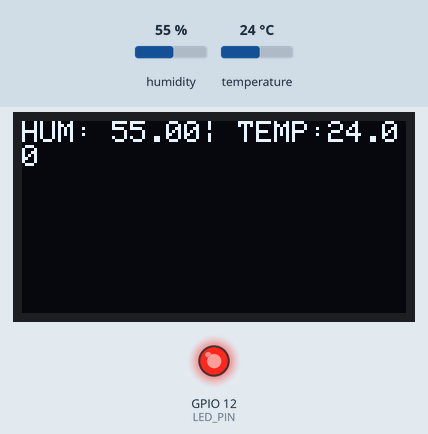
Simulated run of this program. Board: ESP32. On the bench: 128×64 one-colour display, output pins drawn as LEDs (lit = HIGH). The test bench sets the inputs (shaded band); at power-on: temperature 24 °C, humidity 55 %.

Above: at 2.8 s.
2.9 s: temperature set to 20.5 °C
At 4.6 s:
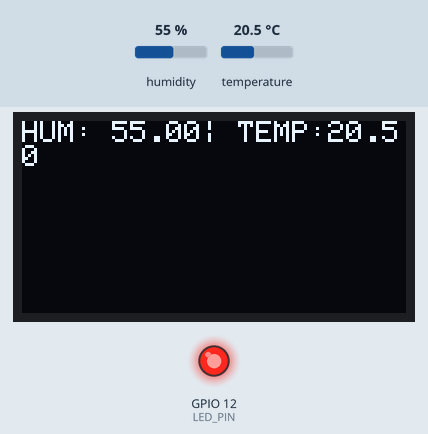
5.6 s: temperature set to 19.6 °C
At 6.7 s:
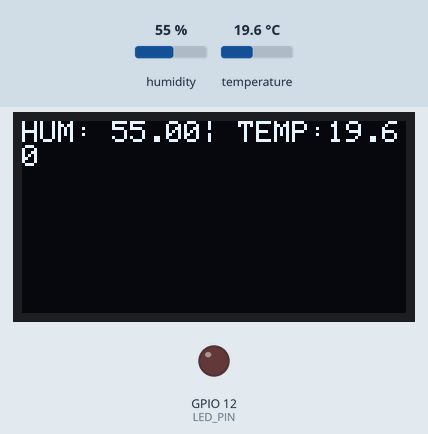
8.3 s: humidity set to 22 %
At 10.8 s:
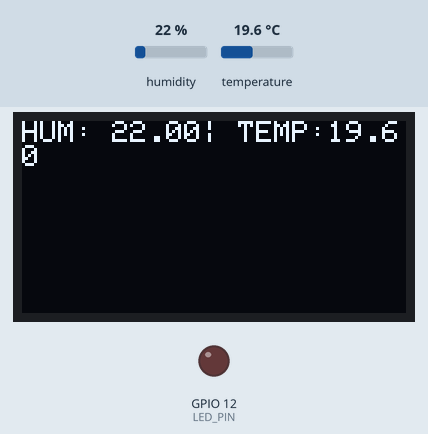
11.6 s: humidity set to 40 %
At 12.9 s:
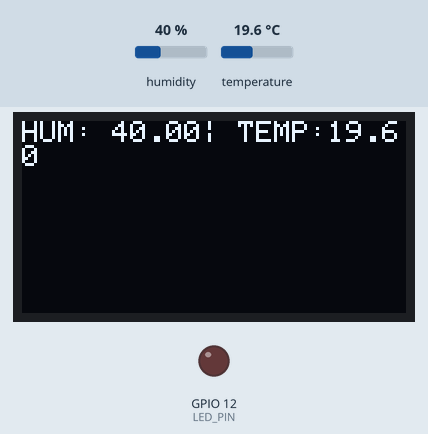
Timing chart, 0 to 14.6 s (numbered marks = the images above; inputs shaded):
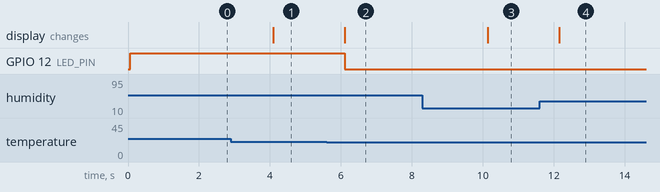

The program:

main.cpp
```cpp
#include <Arduino.h>
#include <Adafruit_SH110X.h>
#include <Wire.h>
#include <DHT.h>

void updateOLED(float t, float h);

const short LED_PIN = 12;
const short DTH22_PIN = 23;

Adafruit_SH1106G display =  Adafruit_SH1106G(128, 64, &Wire, -1); // manejador del OLED(pantalla)
DHT sensor(DTH22_PIN, DHT22); // manejador del sensor

void setup() {
    Serial.begin(115200);
    pinMode(LED_PIN, OUTPUT); //salida

    display.begin(0x3C, true);
    display.setTextSize(1);
    display.setTextColor(SH110X_WHITE);
}

void loop() {
    float temp = sensor.readTemperature();
    float hum = sensor.readHumidity();
    updateOLED(temp, hum);

    //Mostrar en el display las lecturas
    if(temp >= 20)
        digitalWrite(LED_PIN, HIGH);
    else
       digitalWrite(LED_PIN, LOW);

    delay(100);
}


void updateOLED(float t, float h) {
  display.clearDisplay(); // Clear the display buffer
  display.setCursor(0, 0); // Set cursor to top-left corner
  display.printf("HUM: %.2f| TEMP:%.2f", h, t); // Print the potentiometer value to the display buffer  _display.display(); // Update the display with the buffer content
  display.display();
}
```

Measured:
- the behaviour switches between 20 and 19.9 °C on temperature (found by bisection; images 1 and 2)
- after the input at 2.9 s, the display: changes after 1.2 s (image 1)
- after the input at 5.6 s, GPIO 12 (LED_PIN): HIGH → LOW after 0.51 s; the display: first differs from a run without the input after 0.51 s (image 2)
- after the input at 8.3 s, the display: changes after 1.8 s (image 3)
- after the input at 11.6 s, the display: changes after 0.55 s (image 4)
